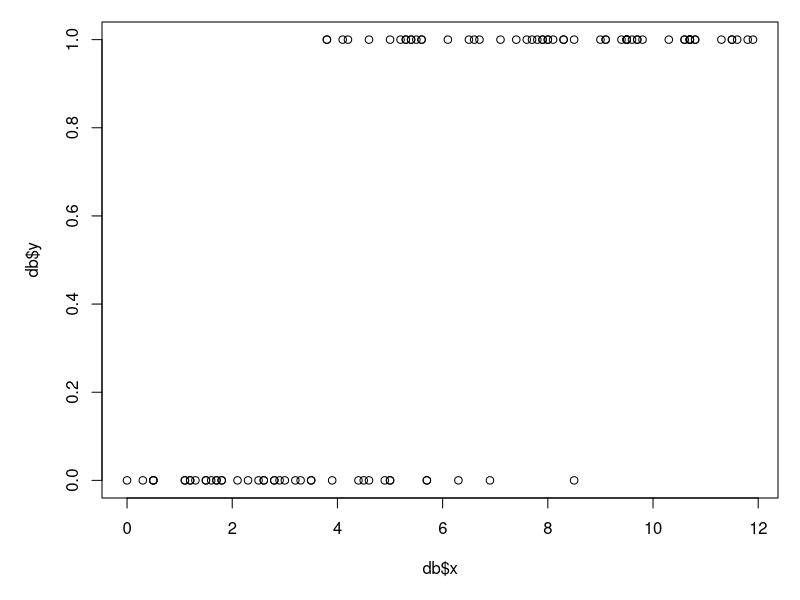
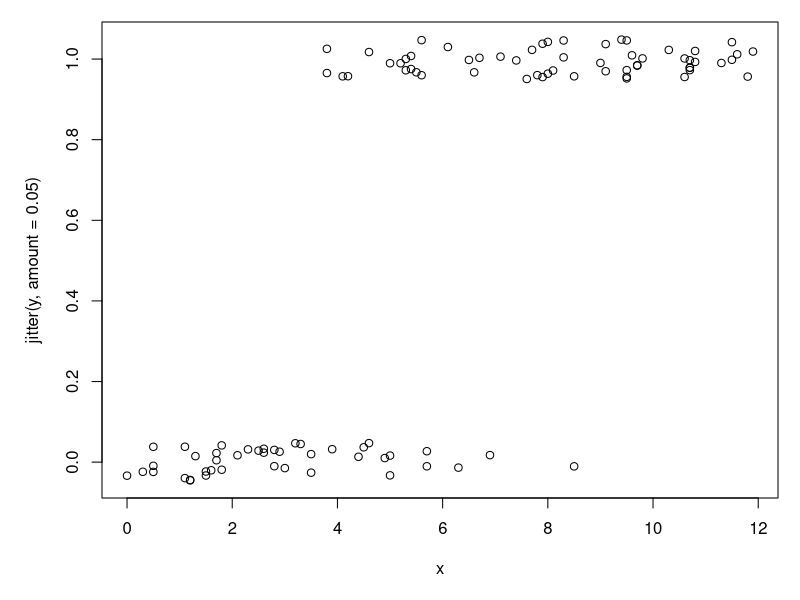
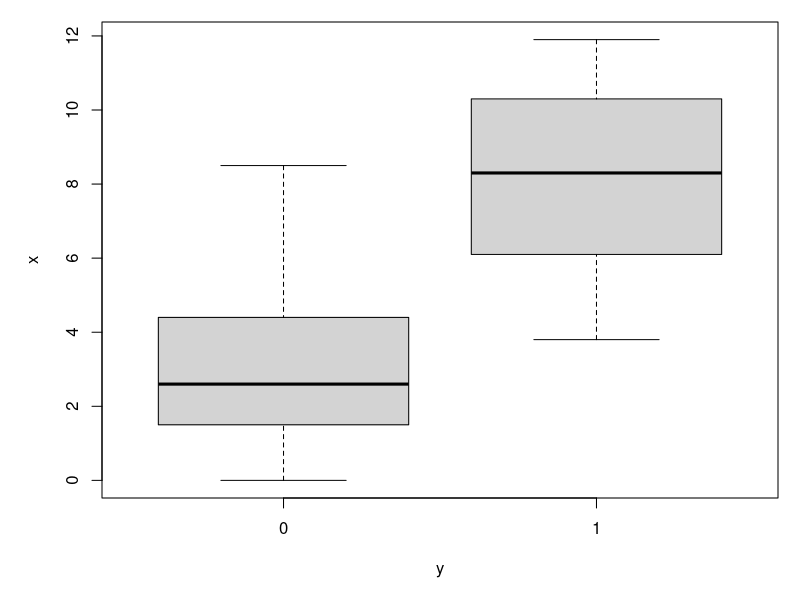
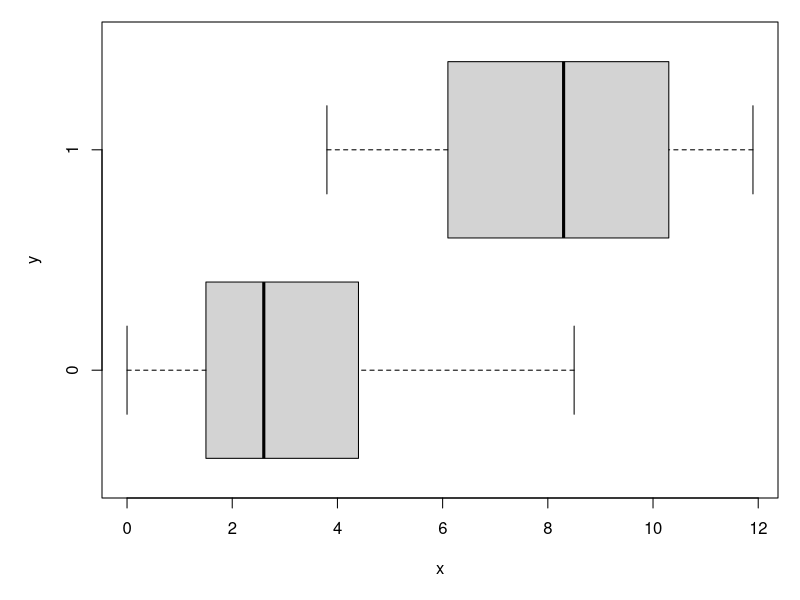
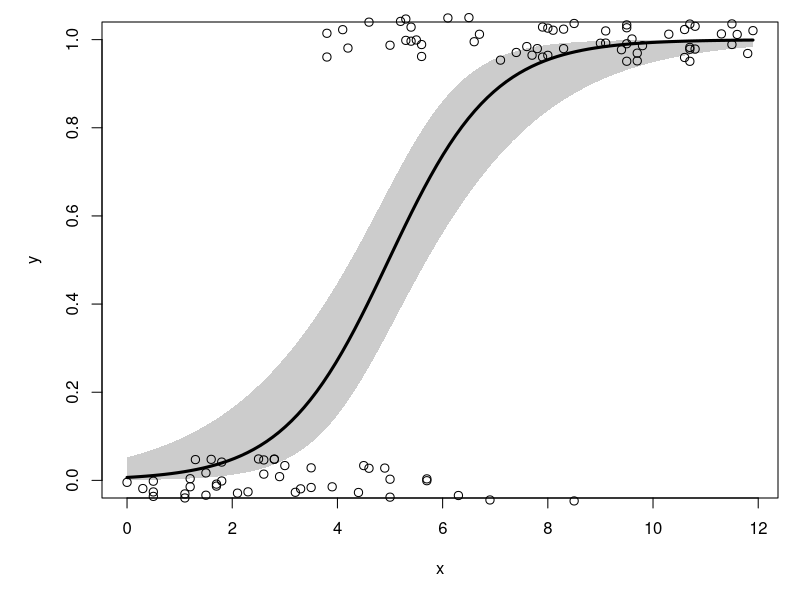
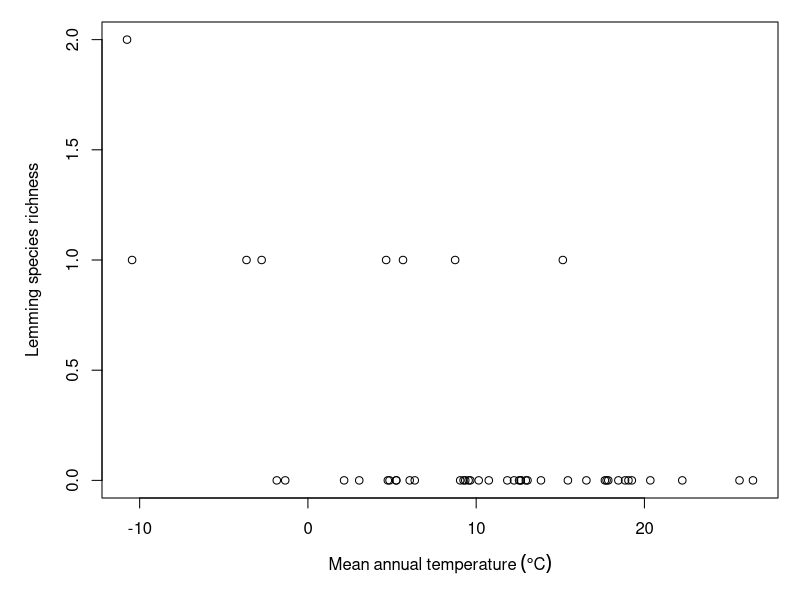
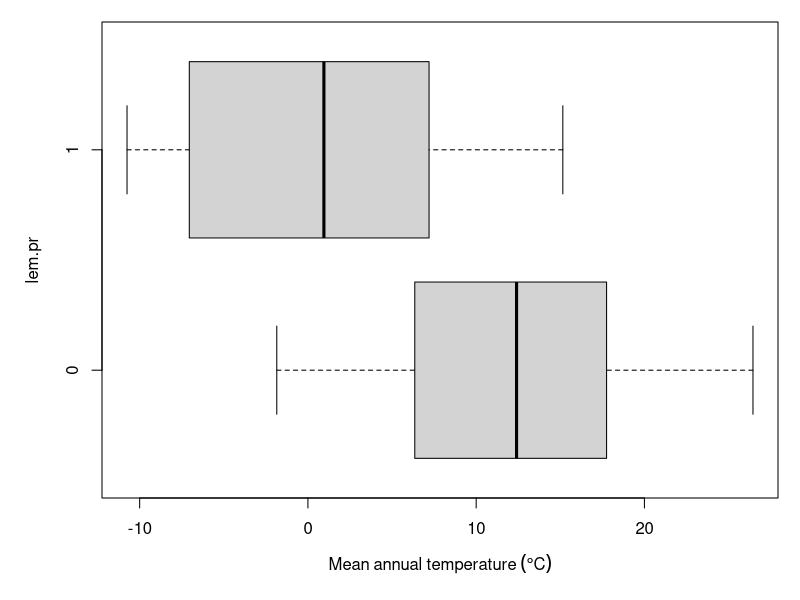
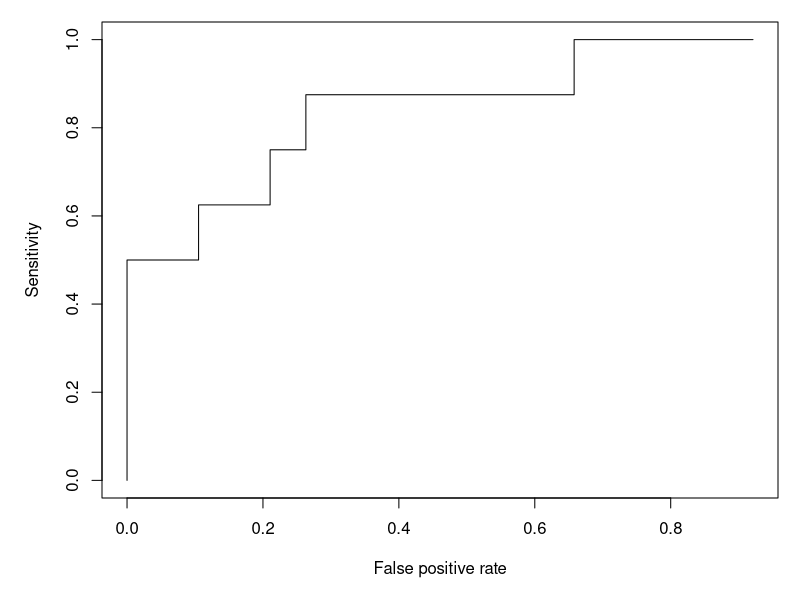

R code for these plots, in order:
## ---- chunk 1
set.seed(123)
n <- 100
x <- round(runif(n, 0, 12), 1)

# coefficients
beta0 <- -4
beta1 <- 0.8

# linear predictor
eta <- beta0 + beta1 * x

# logistic function (inverse link)
prob <- plogis(eta)

# draw y values (stochastic part)
y <- rbinom(n, 1, prob)

# assemble dataset
db <- data.frame(x=x, y=y)
## ---- chunk 2
#| fig.width: 8
#| fig.height: 6

par(mar=c(5.1, 5.1, 1.1, 1.1))
plot(db$x, db$y)
## ---- chunk 3
#| fig.width: 8
#| fig.height: 6

par(mar=c(5.1, 5.1, 1.1, 1.1))
plot(x, jitter(y, amount=0.05))
## ---- chunk 4
#| fig.width: 8
#| fig.height: 6

par(mar=c(5.1, 5.1, 1.1, 1.1))
boxplot(x~y)
## ---- chunk 5
#| fig.width: 8
#| fig.height: 6

par(mar=c(5.1, 5.1, 1.1, 1.1))
boxplot(x~y, horizontal=TRUE)
## ---- chunk 6
mod1 <- glm(y~x, data=db, family=binomial)
summary(mod1)
## ---- chunk 7
1-mod1$deviance/mod1$null.deviance
## ---- chunk 8
# values for prediction
use.n <- 100
px <- seq(min(db$x), max(db$x), length=use.n)

# calculate predictions and 95% CI (link scale)
pred <- predict(mod1, newdata=data.frame(x=px),
                type="link", se.fit=TRUE)
mn <- qnorm(0.5, pred$fit, pred$se.fit)
lo <- qnorm(0.025, pred$fit, pred$se.fit)
up <- qnorm(0.975, pred$fit, pred$se.fit)

# inverse link function to get probabilities
mn <- mod1$family$linkinv(mn)
lo <- mod1$family$linkinv(lo)
up <- mod1$family$linkinv(up)
## ---- chunk 9
#| fig.width: 8
#| fig.height: 6

par(mar=c(5.1, 5.1, 1.1, 1.1))
plot(db$x, db$y, type="n", xlab="x", ylab="y")
polygon(x=c(px, rev(px)), 
        y=c(lo, rev(up)), # REVerse either upper or lower
        border=NA, col="grey80")
points(px, mn, type="l", lwd=3)
points(db$x, jitter(db$y, amount=0.05),
       cex=1.1, xpd=NA)
## ---- chunk 10
#| include: false
dx <- read.csv("../datasets/dat-neon-site-rich-env.csv")
## ---- chunk 11
#| fig.width: 8
#| fig.height: 6

par(mar=c(5.1, 5.1, 1.1, 1.1))
plot(dx$mat, dx$lem, 
     xlab=expression(Mean~annual~temperature~(degree*C)),
     ylab="Lemming species richness")
## ---- chunk 12
table(dx$lem)
## ---- chunk 13
dx$lem.pr <- 1*(dx$lem > 0)
## ---- chunk 14
# save this expression for plots
mat.expr <- expression(Mean~annual~temperature~(degree*C))

boxplot(mat~lem.pr, data=dx, xlab=mat.expr, horizontal = TRUE)
## ---- chunk 15
mod2 <- glm(lem.pr~mat, data=dx, family=binomial)
summary(mod2)
## ---- chunk 16
1-mod2$deviance/mod2$null.deviance
## ---- chunk 17
pred.fun <- function(mod, cutoff){
    pre <- predict(mod, type="response")
    pre10 <- 1 * (pre >= cutoff)
    return(pre10)
}#function
## ---- chunk 18
pred.y <- pred.fun(mod2, 0.5)
ftable(pred.y~dx$lem.p)
## ---- chunk 19
# vector of cutoffs to test
cutoffs <- seq(0.01, 0.99, by=0.01)
ncutoffs <- length(cutoffs)

# data frame to hold results
sens.df <- data.frame(cutoff=cutoffs,
                      spec=NA,
                      sens=NA)

# function to tally true positives and negatives
# can't use ftable because there won't always be
# a 2 x 2 result
tally <- function(pr, oy){
    tp <- length(intersect(which(pr==1), which(oy==1)))
    fn <- length(intersect(which(pr==0), which(oy==1)))
    fp <- length(intersect(which(pr==1), which(oy==0)))
    tn <- length(intersect(which(pr==0), which(oy==0)))
    res <- c(tp=tp, fn=fn, fp=fp, tn=tn)
    return(res)
}

for(i in 1:ncutoffs){
    pred.y <- pred.fun(mod2, cutoffs[i])
    result <- tally(pred.y, dx$lem.pr)
    sens.df$sens[i] <- result["tp"]/(result["tp"]+result["fn"])
    sens.df$spec[i] <- result["tn"]/(result["tn"]+result["fp"])
}#i
## ---- chunk 20
#| fig.width: 8
#| fig.height: 6

sens.df$fpr <- 1 - sens.df$spec

par(mar=c(5.1, 5.1, 1.1, 1.1))
plot(sens.df$fpr, sens.df$sens, type="s",
     xlab="False positive rate",
     ylab="Sensitivity")
## ---- chunk 21
#| fig.width: 8
#| fig.height: 6


par(mar=c(5.1, 5.1, 1.1, 1.1))
plot(sens.df$fpr, sens.df$sens,
     type="s", lwd=3,
     xlab="False positive rate",
     ylab="Sensitivity")
segments(0, 0, 1, 1, lty=2, lwd=3, col="red")
## ---- chunk 22
#| fig.width: 8
#| fig.height: 6
#| echo: false

par(mar=c(5.1, 5.1, 1.1, 1.1))
plot(sens.df$fpr, sens.df$sens,
     type="n",
     xlab="False positive rate",
     ylab="Sensitivity")
segments(0, 0, 1, 1, lty=2, lwd=3, col="red")
segments(0, 0, 0, 1, lwd=3)
segments(0, 1, 1, 1, lwd=3)
## ---- chunk 23
#| output: false
library(pROC)
## ---- chunk 24
# generate predictions (probabilities)
p2 <- predict(mod2, type="response")
roc2 <- roc(dx$lem.pr ~ p2, plot = FALSE, print.auc = FALSE)
## ---- chunk 25
print(roc2)
## ---- chunk 26
#| fig.width: 8
#| fig.height: 6
plot(roc2)
